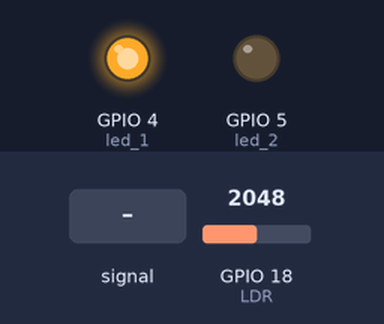
A program run on a simulated ESP32. Parts: output pins drawn as LEDs (lit = HIGH). The inputs (shaded band) are chosen by the test bench; at power-on: GPIO 18 (LDR) = 2048. What the program prints to the serial monitor is not drawn.

Above: at 1.2 s.
1.3 s: GPIO 18 (LDR) fed a 200 Hz sine of ±1842 counts around its level
4.3 s: GPIO 18 (LDR) set to 1228
5.8 s: GPIO 18 (LDR) set to 312
7.3 s: GPIO 18 (LDR) set to 284
At 8.5 s:
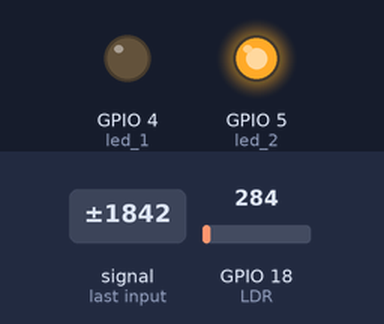
8.8 s: GPIO 18 (LDR) set to 491
At 9.8 s:
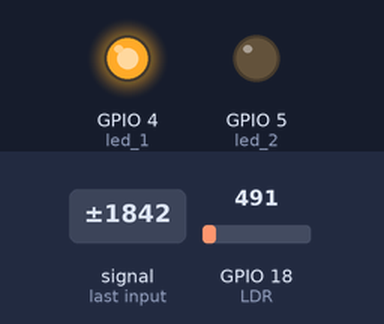
Timing chart, 0 to 11.3 s (numbered marks = the images above; inputs shaded):
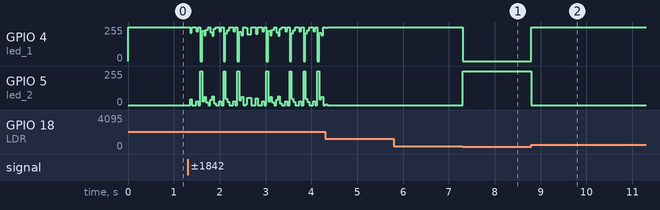

The program:

main.cpp
```cpp
/*
set pin mode
analogread
digitalOUTPUT

*/
#include <Arduino.h>

// put function declarations here:
#define led_1 GPIO_NUM_4
#define led_2 GPIO_NUM_5
#define LDR GPIO_NUM_18
void setup() {
  // put your setup code here, to run once:
  Serial.begin(115200);
  gpio_set_direction(led_1,GPIO_MODE_OUTPUT);
  gpio_set_direction(led_2,GPIO_MODE_OUTPUT);
  gpio_set_direction(LDR,GPIO_MODE_INPUT);

}

void loop() {
  // put your main code here, to run repeatedly:
  printf("%d\n",analogRead(LDR));
  if(analogRead(LDR)>300){
    gpio_set_level(led_1,1);
    gpio_set_level(led_2,0);
  }else{
    gpio_set_level(led_1,0);
    gpio_set_level(led_2,1);
  }

}
```

Measured:
- the behaviour switches between 301 and 300 on GPIO 18 (LDR) (found by bisection; images 0 and 1)
- after the input at 7.3 s, GPIO 4 (led_1): 255/255 → 0/255 at once; GPIO 5 (led_2): 0/255 → 255/255 at once
- after the input at 8.8 s, GPIO 4 (led_1): 0/255 → 255/255 at once; GPIO 5 (led_2): 255/255 → 0/255 at once
